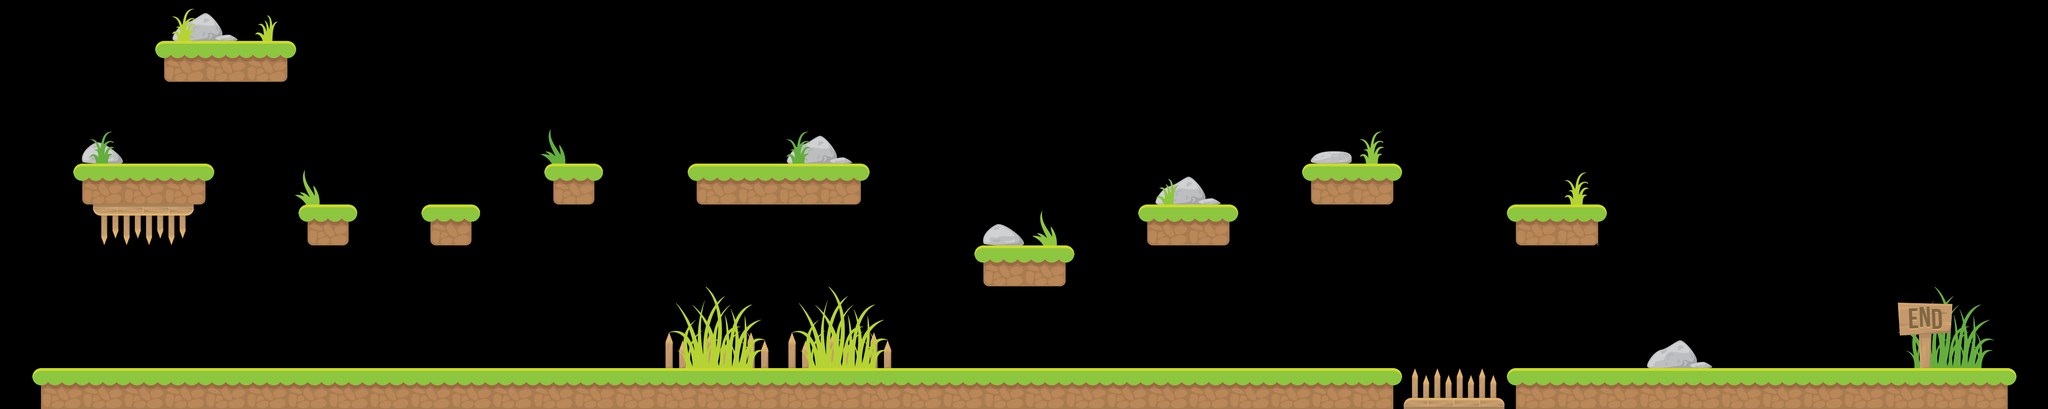

Rendered tile map (Tiled .tmx) drawn with the repository's tilesets; below, a short description and the map source with its tile grids summarised:
An orthogonal 50x10 tile map with 100x100 px tiles, 5 tile layers (ground, stomes, thorns, grass, ...), 7 tilesets and 16 objects.

<map version="1.0" tiledversion="1.1.2" orientation="orthogonal" renderorder="left-up" width="50" height="10" tilewidth="100" tileheight="100" infinite="0" nextobjectid="38">
 <tileset firstgid="1" name="grass" tilewidth="100" tileheight="100" tilecount="25" columns="5">
  <image source="../../../assets/images/maps/grass.png" width="500" height="500" />
 </tileset>
 <tileset firstgid="26" name="stones" tilewidth="100" tileheight="100" tilecount="12" columns="6">
  <image source="../../../assets/images/stones.png" width="600" height="200" />
 </tileset>
 <tileset firstgid="38" name="spine" tilewidth="100" tileheight="100" tilecount="8" columns="4">
  <image source="../../../assets/images/spine.png" width="400" height="200" />
 </tileset>
 <tileset firstgid="46" name="stakes" tilewidth="100" tileheight="100" tilecount="15" columns="5">
  <image source="../../../assets/images/stakes.png" width="500" height="300" />
 </tileset>
 <tileset firstgid="61" name="grasses" tilewidth="100" tileheight="100" tilecount="36" columns="6">
  <image source="../../../assets/images/grasses.png" width="600" height="600" />
 </tileset>
 <tileset firstgid="97" name="needles" tilewidth="100" tileheight="100" tilecount="2" columns="2">
  <image source="../../../assets/images/needles.png" width="200" height="100" />
 </tileset>
 <tileset firstgid="99" name="exit" tilewidth="100" tileheight="100" tilecount="4" columns="2">
  <image source="../../../assets/images/exit.png" width="200" height="200" />
 </tileset>
 <layer name="ground" width="50" height="10">
  <data>[500 cells, 87 non-empty, 11 distinct tile ids]</data>
 </layer>
 <layer name="stomes" width="50" height="10">
  <data>[500 cells, 11 non-empty, 4 distinct tile ids]</data>
 </layer>
 <layer name="thorns" width="50" height="10">
  <data>[500 cells, 12 non-empty, 7 distinct tile ids]</data>
 </layer>
 <layer name="grass" width="50" height="10">
  <data>[500 cells, 28 non-empty, 19 distinct tile ids]</data>
 </layer>
 <layer name="exit" width="50" height="10">
  <data>[500 cells, 4 non-empty, 4 distinct tile ids]</data>
 </layer>
 <objectgroup name="ground">
  <properties>
   <property name="collide" type="bool" value="true" />
   <property name="fixed" type="bool" value="true" />
   <property name="physics" type="bool" value="true" />
   <property name="polygon" type="bool" value="false" />
   <property name="static" type="bool" value="true" />
  </properties>
  <object id="18" x="200.606" y="399.879" width="301.03" height="100" />
  <object id="19" x="400.167" y="99.8333" width="301.333" height="100.333" />
  <object id="20" x="751.5" y="499" width="100" height="100.5" />
  <object id="21" x="1051" y="498.5" width="100" height="100.5" />
  <object id="22" x="1351" y="399.167" width="100" height="100.5" />
  <object id="23" x="1701" y="400" width="399" height="100" />
  <object id="24" x="2400.5" y="599.75" width="201.5" height="99.75" />
  <object id="25" x="2800.5" y="501" width="199.5" height="98.5" />
  <object id="26" x="3200.5" y="400.5" width="199.5" height="99" />
  <object id="28" x="100.51" y="900.333" width="3301.24" height="98.3333" />
  <object id="29" x="3700" y="900" width="1201.82" height="100" />
  <object id="37" x="3699.58" y="500.5" width="199.5" height="99" />
 </objectgroup>
 <objectgroup name="exit">
  <properties>
   <property name="collide" type="bool" value="true" />
   <property name="fixed" type="bool" value="true" />
   <property name="physics" type="bool" value="true" />
   <property name="polygon" type="bool" value="false" />
   <property name="static" type="bool" value="true" />
  </properties>
  <object id="35" x="4634" y="742" width="131" height="157" />
 </objectgroup>
 <objectgroup name="thorns">
  <properties>
   <property name="collide" type="bool" value="true" />
   <property name="fixed" type="bool" value="true" />
   <property name="physics" type="bool" value="true" />
   <property name="polygon" type="bool" value="false" />
   <property name="static" type="bool" value="true" />
  </properties>
  <object id="32" x="227.333" y="500.667" width="245.333" height="100" />
  <object id="33" x="3427.17" y="900.167" width="245.333" height="100" />
  <object id="34" x="1622.67" y="811" width="553.333" height="89" />
 </objectgroup>
</map>
